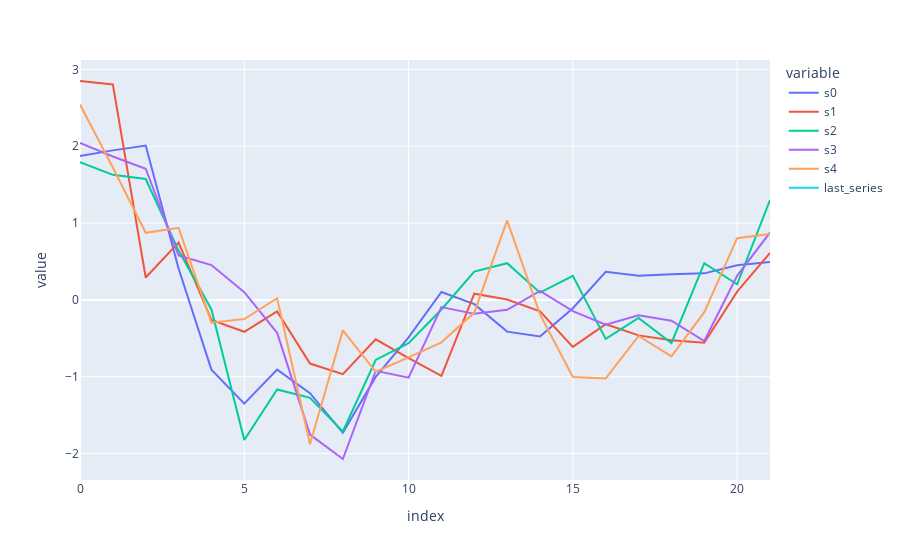

The notebook cell this image was saved under:
### Code cell
def get_normalized_series(series,indices,m):
    '''Gives back the series normalized using z-scores'''
    df = pd.DataFrame([])
    for i,ix in enumerate(indices):
        data = series.iloc[ix:ix+m].values
        normal_data = (data - data.mean()) / data.std()
        df[f's{i}'] = normal_data
    last_series = series.iloc[-m:]
    df['last_series'] = (last_series - last_series.mean()) / last_series.std()
    return df

def get_closest_subsequence_dates(series,indices):
    return series.iloc[indices].index

df = get_normalized_series(series,closest_dict['indices'],m)
px.line(df)

### Figure 1 — Plotly figure (JSON) as saved in the notebook; plotly's stock layout.template omitted (floating-point values rounded to 4 significant figures)
{"data": [{"hovertemplate": "variable=s0<br>index=%{x}<br>value=%{y}<extra></extra>", "legendgroup": "s0", "line": {"color": "#636efa", "dash": "solid"}, "marker": {"symbol": "circle"}, "mode": "lines", "name": "s0", "orientation": "v", "showlegend": true, "type": "scatter", "x": [0, 1, 2, 3, 4, 5, 6, 7, 8, 9, 10, 11, 12, 13, 14, 15, 16, 17, 18, 19, 20, 21], "xaxis": "x", "y": [1.872, 1.946, 2.009, 0.4088, -0.9075, -1.35, -0.9075, -1.213, -1.729, -1.002, -0.4863, 0.1034, -0.05457, -0.4126, -0.4758, -0.1072, 0.3666, 0.314, 0.335, 0.3456, 0.4509, 0.493], "yaxis": "y"}, {"hovertemplate": "variable=s1<br>index=%{x}<br>value=%{y}<extra></extra>", "legendgroup": "s1", "line": {"color": "#EF553B", "dash": "solid"}, "marker": {"symbol": "circle"}, "mode": "lines", "name": "s1", "orientation": "v", "showlegend": true, "type": "scatter", "x": [0, 1, 2, 3, 4, 5, 6, 7, 8, 9, 10, 11, 12, 13, 14, 15, 16, 17, 18, 19, 20, 21], "xaxis": "x", "y": [2.849, 2.804, 0.2923, 0.7452, -0.2609, -0.4147, -0.1502, -0.8279, -0.9662, -0.5133, -0.757, -0.9869, 0.0814, 0.005342, -0.1485, -0.6118, -0.3162, -0.4614, -0.5236, -0.5582, 0.1073, 0.6121], "yaxis": "y"}, {"hovertemplate": "variable=s2<br>index=%{x}<br>value=%{y}<extra></extra>", "legendgroup": "s2", "line": {"color": "#00cc96", "dash": "solid"}, "marker": {"symbol": "circle"}, "mode": "lines", "name": "s2", "orientation": "v", "showlegend": true, "type": "scatter", "x": [0, 1, 2, 3, 4, 5, 6, 7, 8, 9, 10, 11, 12, 13, 14, 15, 16, 17, 18, 19, 20, 21], "xaxis": "x", "y": [1.792, 1.628, 1.573, 0.6422, -0.1245, -1.822, -1.165, -1.274, -1.713, -0.7816, -0.5625, -0.1245, 0.3684, 0.4779, 0.09459, 0.3136, -0.5078, -0.234, -0.5625, 0.4779, 0.2041, 1.299], "yaxis": "y"}, {"hovertemplate": "variable=s3<br>index=%{x}<br>value=%{y}<extra></extra>", "legendgroup": "s3", "line": {"color": "#ab63fa", "dash": "solid"}, "marker": {"symbol": "circle"}, "mode": "lines", "name": "s3", "orientation": "v", "showlegend": true, "type": "scatter", "x": [0, 1, 2, 3, 4, 5, 6, 7, 8, 9, 10, 11, 12, 13, 14, 15, 16, 17, 18, 19, 20, 21], "xaxis": "x", "y": [2.043, 1.866, 1.707, 0.5777, 0.4542, 0.1011, -0.4285, -1.752, -2.07, -0.9227, -1.011, -0.09308, -0.1813, -0.1284, 0.1188, -0.146, -0.3226, -0.199, -0.2696, -0.5344, 0.3129, 0.8778], "yaxis": "y"}, {"hovertemplate": "variable=s4<br>index=%{x}<br>value=%{y}<extra></extra>", "legendgroup": "s4", "line": {"color": "#FFA15A", "dash": "solid"}, "marker": {"symbol": "circle"}, "mode": "lines", "name": "s4", "orientation": "v", "showlegend": true, "type": "scatter", "x": [0, 1, 2, 3, 4, 5, 6, 7, 8, 9, 10, 11, 12, 13, 14, 15, 16, 17, 18, 19, 20, 21], "xaxis": "x", "y": [2.543, 1.723, 0.8734, 0.9381, -0.2957, -0.2483, 0.02155, -1.878, -0.3963, -0.9352, -0.747, -0.5515, -0.165, 1.035, -0.1891, -1.004, -1.022, -0.4695, -0.7351, -0.159, 0.8032, 0.8577], "yaxis": "y"}, {"hovertemplate": "variable=last_series<br>index=%{x}<br>value=%{y}<extra></extra>", "legendgroup": "last_series", "line": {"color": "#19d3f3", "dash": "solid"}, "marker": {"symbol": "circle"}, "mode": "lines", "name": "last_series", "orientation": "v", "showlegend": true, "type": "scatter", "x": [0, 1, 2, 3, 4, 5, 6, 7, 8, 9, 10, 11, 12, 13, 14, 15, 16, 17, 18, 19, 20, 21], "xaxis": "x", "y": [null, null, null, null, null, null, null, null, null, null, null, null, null, null, null, null, null, null, null, null, null, null], "yaxis": "y"}], "layout": {"legend": {"title": {"text": "variable"}, "tracegroupgap": 0}, "margin": {"t": 60}, "xaxis": {"anchor": "y", "domain": [0, 1], "title": {"text": "index"}}, "yaxis": {"anchor": "x", "domain": [0, 1], "title": {"text": "value"}}}}
